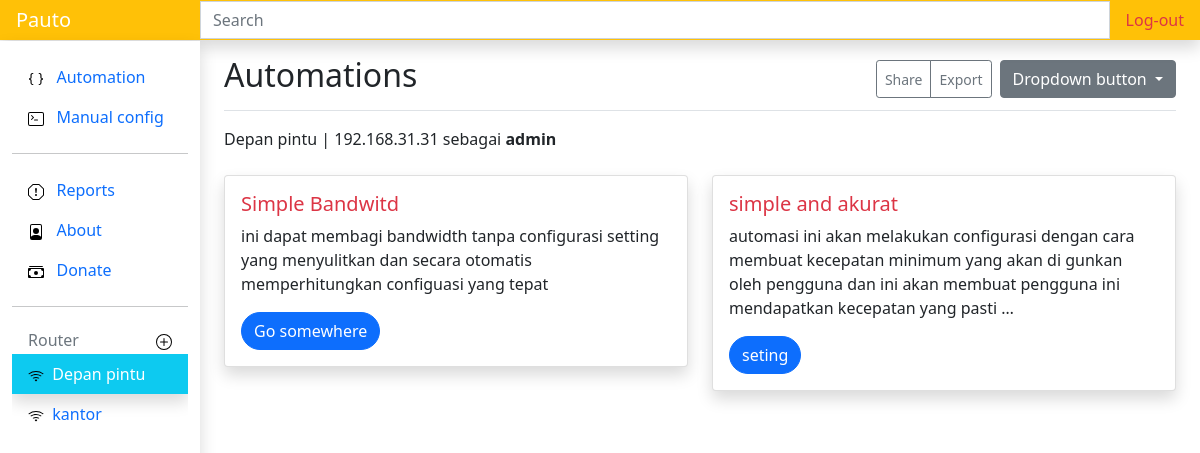
The app's page /1/router (signed in), older data.
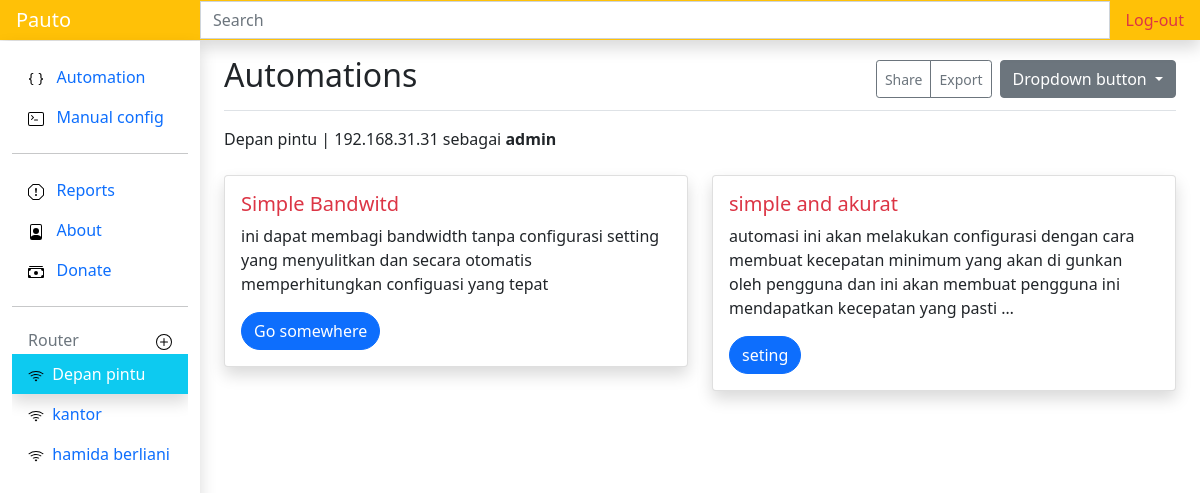
The same page, newer data.
### routerapp/models.py (models this page shows, shortened)
class Routerm(models.Model):
    nama = models.CharField(max_length=50)
    host = models.CharField(max_length=50)
    user = models.CharField(max_length=30)
    password = models.CharField(max_length=50, blank=True)
    kecepatan_internet = models.IntegerField(blank=True)
    pub_date = models.DateField(auto_now=True)

class Automation(models.Model):
    autokey = models.CharField(unique=True, max_length=50)
    nama = models.CharField(max_length=50)
    deskripsi = models.TextField()
    status = models.CharField(max_length=15, blank=True)

### routerapp/views.py (the view)
# urls.py: path('<int:id>/router',views.detailrouter, name='router'),
@login_required(login_url=settings.LOGIN_URL)
def detailrouter(request, id):
    auto1 = Automation.objects.filter(autokey="auto1")
    auto2 = Automation.objects.filter(autokey="auto2")
    routerside = Routerm.objects.all()
    idk = id
    router = Routerm.objects.filter(pk=id)
    context = {
        'auto1': auto1,
        'auto2': auto2,
        'router': router,
        'routerside': routerside,
        'idk': idk
    }
    return render(request, 'detailrouter.html', context)

### routerapp/templates/detailrouter.html (shortened to what this page needs)
{% extends 'base.html' %}
{% load static %}
{% block judul %}
Automations
{% endblock judul %}
{% block content %}
    {% for router in router %}
    {{router.nama}} |
    {{router.host}} sebagai
    <strong> {{router.user}}</strong>
    <div id="auto" class="row mt-4">
        {% for auto1 in auto1 %}
        <div class="col-sm-6 ">
          <div class="card shadow">
            <div class="card-body">
              <h5 class="card-title text-danger">{{auto1.nama}}</h5>
              <p class="card-text">{{auto1.deskripsi|truncatechars:180}}</p>
              <a href="{% url 'conpcq1' router.id %}" class="btn btn-primary rounded-pill">Go somewhere</a>
            </div>
          </div>
        </div>
        {% endfor %}
        {% for auto2 in auto2 %}
        <div class="col-sm-6 ">
          <div class="card shadow">
            <div class="card-body">
              <h5 class="card-title text-danger">{{auto2.nama}}</h5>
              <p class="card-text">{{auto2.deskripsi|truncatechars:180}}</p>
              <button id="auto2" class="btn btn-primary rounded-pill">seting</button>
            </div>
          </div>
        </div>
        {% endfor %}
    </div>
    {% endfor %}
{% endblock content %}
{% block routerside %}
    {% include "routerside.html" %}
{% endblock routerside %}

### templates/base.html (shortened to what this page needs)
{% load static %}
<!DOCTYPE html>
<html lang="en">
<head>
  <link href="https://cdn.jsdelivr.net/npm/bootstrap@5.0.0-beta2/dist/css/bootstrap.min.css" rel="stylesheet">
  <link rel="stylesheet" href="{% static 'css/stayle.css' %}" />
</head>
<body>
  <header class="navbar navbar-dark sticky-top bg-warning flex-md-nowrap p-0 shadow">
    <a class="navbar-brand col-md-3 col-lg-2 me-0 px-3 ml-5" href="{% url 'show' %}">Pauto</a>
    <input class="form-control form-control-dark w-100 rounded-0" type="text" placeholder="Search"
      aria-label="Search" />
    <ul class="navbar-nav px-3">
      <li class="nav-item text-nowrap ">
        <a class="nav-link text-danger" href="{% url 'logout' %}">Log-out</a>
      </li>
    </ul>
  </header>
  <div class="container-fluid">
    <div class="row">
      <nav id="sidebarMenu" class="col-md-3 col-lg-2 d-md-block bg-white sidebar collapse fixed-top shadow h-100 "
        style="margin-top: 41px;">
        <div class="position-sticky pt-3 ">
          <ul class="nav flex-column">
            <li class="nav-item">
              <a class="nav-link  " aria-current="page" href="{% url 'show' %}">
                <img src="{% static 'icons/braces.svg' %}" alt="">
                &nbsp;
                Automation
              </a>
            </li>
            <li class="nav-item">
              <a class="nav-link" href="{% url 'manual' %}">
                <img src="{% static 'icons/terminal.svg' %}" alt="">
                &nbsp;
                Manual config
              </a>
            </li>
            <hr>
            <li class="nav-item">
              <a class="nav-link" href="#">
                <img src="{% static 'icons/report.svg' %}" alt="">
                &nbsp;
                Reports
              </a>
            </li>
            <li class="nav-item">
              <a class="nav-link" href="https://github.com/cecep31/netauto">
                <img src="{% static 'icons/file-person.svg' %}" alt="">&nbsp;&nbsp;
                About
              </a>
            </li>
            <li class="nav-item">
              <a class="nav-link" href="">
                <img src="{% static 'icons/cash.svg' %}" alt="">
                &nbsp;
                Donate
              </a>
            </li>
          </ul>
          <hr>
          <h6 class="sidebar-heading d-flex justify-content-between align-items-center px-3 mt-4 mb-1 text-muted">
            <span> Router</span>
            <a class="link-secondary" href="{% url 'addrouter' %}" aria-label="Add a new report">
              <img src="{% static 'icons/plus-circle.svg' %}" alt="">
            </a>
          </h6>
          <ul class="nav flex-column mb-2">
            {% block routerside %}
            {% endblock routerside %}
          </ul>
        </div>
      </nav>
      <main class="col-md-9 ms-sm-auto col-lg-10 px-md-4">
        <div
          class="d-flex justify-content-between flex-wrap flex-md-nowrap align-items-center pt-3 pb-2 mb-3 border-bottom">
          <h1 class="h2">{% block judul %}
            {% endblock judul %}</h1>
          <div class="btn-toolbar mb-2 mb-md-0">
            <div class="btn-group me-2">
              <button type="button" class="btn btn-sm btn-outline-secondary">
                Share
              </button>
              <button type="button" class="btn btn-sm btn-outline-secondary">
                Export
              </button>
            </div>
            <div class="dropdown">
              <button class="btn btn-secondary dropdown-toggle" type="button" id="dropdownMenuButton"
                data-bs-toggle="dropdown" aria-expanded="false">
                Dropdown button
              </button>
            </div>
          </div>
        </div>
        {% block content %}
        {% endblock content %}
      </main>
    </div>
  </div>
</body>
</html>

### templates/routerside.html (shortened to what this page needs)
<div class="pb-lg-5 overflow-auto">
    {% load static %}
    {% for routerside in routerside %}
    <li class="nav-item">
        <a class="nav-link {% if routerside.id == idk %}shadow text-white bg-info{% endif %}" href="{% url 'router' routerside.id %}">
            <img src="{% static 'icons/wifi.svg' %}" alt="">&nbsp;
            {{routerside.nama}}
        </a>
    </li>
    {% endfor %}
</div>

Row changes from the older to the newer data that the page shows:
added Routerm: nama "hamida berliani", shown under "Router"
